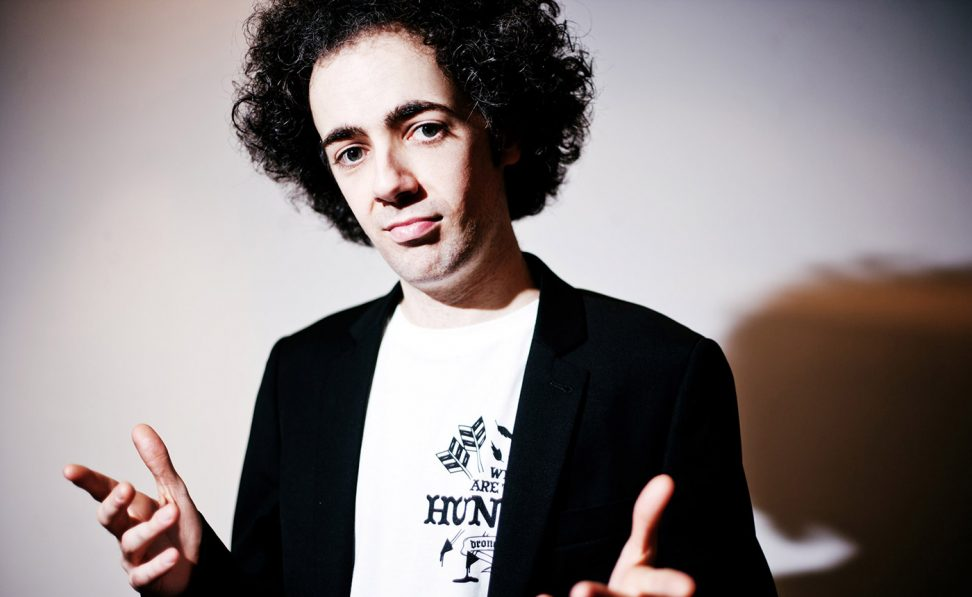
#> input picture 96131125_HW01/Images/Cont1.jpg, 972 x 597 px, found by its file name
$ python problem-2.py
#> lines starting #> are read from the running program, lines starting #| are printed output that depends on the picture
import numpy as np
import cv2 as cv
import matplotlib.pyplot as plt


def gamma_transform(img, c=1.0, gamma=1.0):
    """
    Gamma Transform, this function avoid repetition in calculation
    :param img: input image
    :param c:
    :param gamma:
    :return:
    """
    table = np.array([((i / 255.0) ** gamma) * 255 for i in np.arange(0, 256)])
    table = np.uint8(table)

    # apply gamma correction using the lookup table
    return cv.LUT(img, table)


# path of images
img_path_1 = '.\Images\Cont1.jpg'
img_path_2 = '.\Images\Cont2.png'

# read image form file
img_1 = cv.imread(filename=img_path_1, flags=cv.IMREAD_GRAYSCALE)
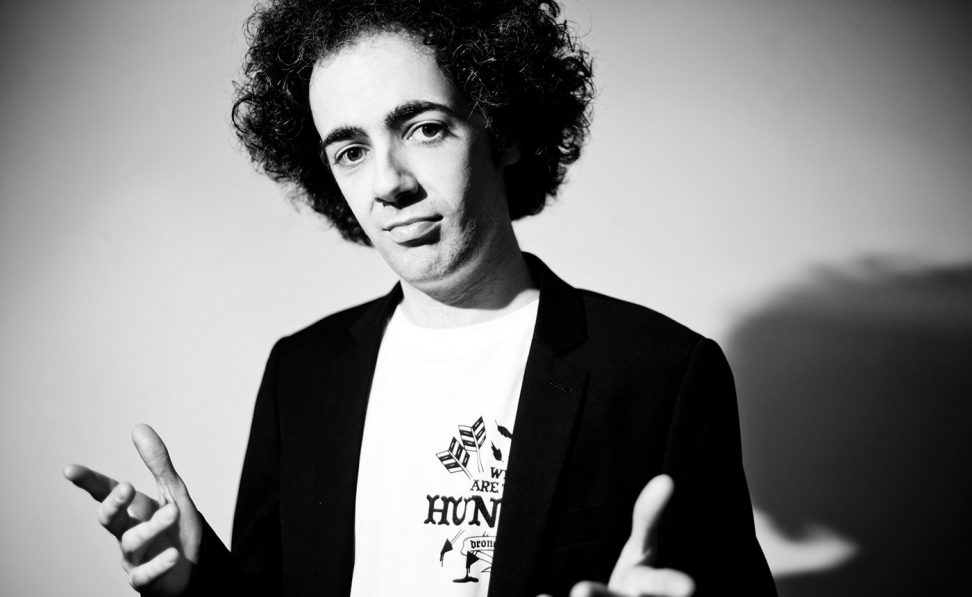
#> img_1: shape (597, 972); min 0, max 255, mean 126.1
img_2 = cv.imread(filename=img_path_2, flags=cv.IMREAD_GRAYSCALE)
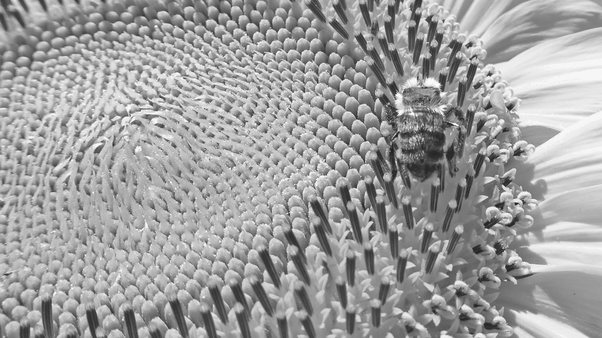
#> input picture 96131125_HW01/Images/Cont2.png, 602 x 338 px, found by its file name
#> img_2 is the input picture: shape (338, 602); min 26, max 255, mean 159.5

# calculate histogram of images
hist_img_1 = cv.calcHist([img_1], [0], None, [256], [0,256])
#> hist_img_1 = 256 values, max 30612 at index 0, min 657 at index 109, mean 2266.7
hist_img_2 = cv.calcHist([img_2], [0], None, [256], [0,256])
#> hist_img_2 = 256 values, max 1874 at index 181, min 0 at index 0, mean 794.8

# plot histograms
fig = plt.figure(figsize=(8,8))
ax = plt.subplot(2,2,1)
plt.imshow(img_1, cmap='gray')
ax = plt.subplot(2,2,2)
plt.plot(hist_img_1)
plt.xlim([0,256])
ax.set_title('Histogram Of Input Cont1.jpg')
ax = plt.subplot(2,2,3)
plt.imshow(img_2, cmap='gray')
ax = plt.subplot(2,2,4)
plt.plot(hist_img_2)
plt.xlim([0,256])
ax.set_title('Histogram Of Input Cont2.jpg')

# enhance first image
#img_1_eq = cv.equalizeHist(img_1)
# gamma transformation
img_1_gamma_trans = gamma_transform(img_1, c=1.0, gamma=0.55)
#> in gamma_transform, `return cv.LUT(img, table)`:
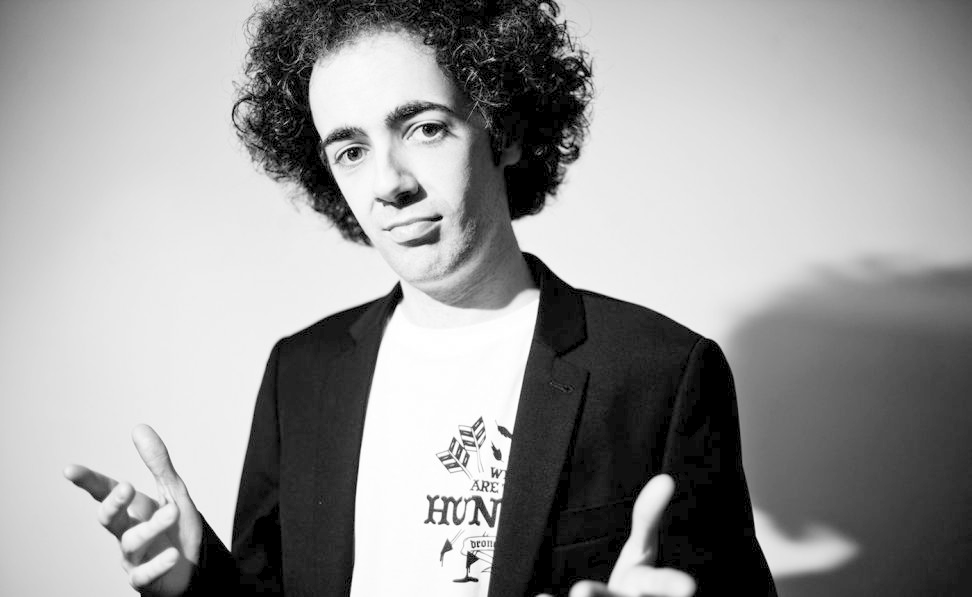
#> returned value: shape (597, 972); min 0, max 255, mean 153.1
# histogram of enhanced image
hist_img_1_eq = cv.calcHist([img_1_gamma_trans], [0], None, [256], [0, 256])
#> hist_img_1_eq = 256 values, max 30612 at index 0, min 0 at index 1, mean 2266.7

fig = plt.figure(figsize=(8,8))
ax = plt.subplot(1,2,1)
plt.imshow(img_1, cmap='gray')
ax.set_title('Input Cont1.jpg')
ax = plt.subplot(1,2,2)
plt.imshow(img_1_gamma_trans, cmap='gray')
ax.set_title('Input Cont1.jpg after enhance by Gamma Transformation(Gamma=0.5)')

# enhance second image
# histogram equalization
#img_2_eq = gamma_transform(img_2, c=1.0, gamma=1.55)
img_2_eq = cv.equalizeHist(img_2)
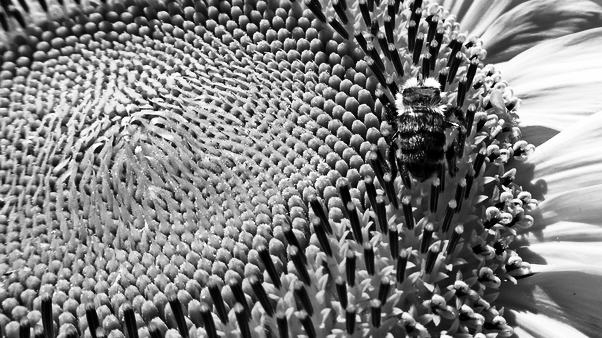
#> img_2_eq: shape (338, 602); min 0, max 255, mean 128.3

# histogram of enhanced image
hist_img_2_eq = cv.calcHist([img_2_eq], [0], None, [256], [0,256])
#> hist_img_2_eq = 256 values, max 1874 at index 164, min 0 at index 42, mean 794.8

fig = plt.figure(figsize=(8,8))
ax = plt.subplot(1,2,1)
plt.imshow(img_2, cmap='gray')
ax.set_title('Input Cont2.jpg')
ax = plt.subplot(1,2,2)
plt.imshow(img_2_eq, cmap='gray')
ax.set_title('Input Cont2.jpg after Histogram Equalization')

# plot histograms of enhanced images
fig = plt.figure(figsize=(8,8))
ax = plt.subplot(2,2,1)
plt.imshow(img_1_gamma_trans, cmap='gray')
ax = plt.subplot(2,2,2)
plt.plot(hist_img_1_eq)
plt.xlim([0,256])
ax.set_title('Histogram Of Input Cont1.jpg after enhance')
ax = plt.subplot(2,2,3)
plt.imshow(img_2_eq, cmap='gray')
ax = plt.subplot(2,2,4)
plt.plot(hist_img_2_eq)
plt.xlim([0,256])
ax.set_title('Histogram Of Input Cont2.jpg after enhance')

plt.show()
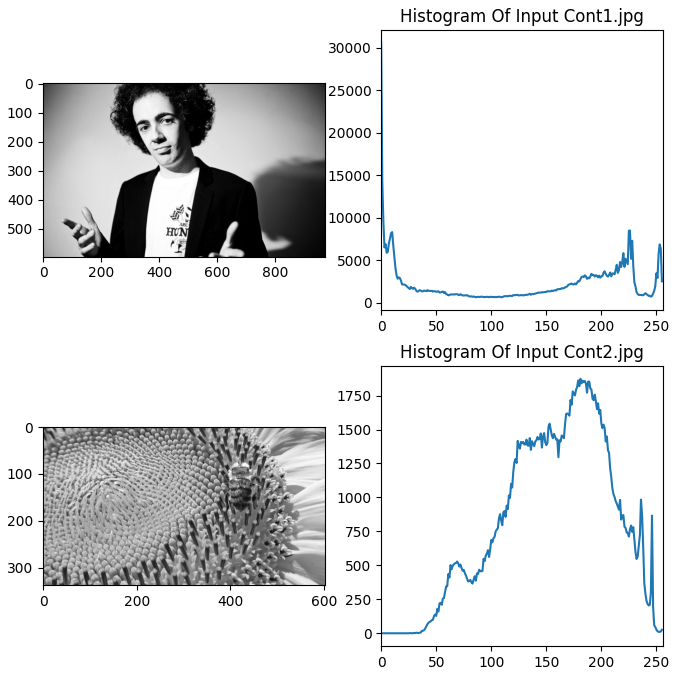
#> figure drawn by matplotlib, 4 panels; panel 2: curve peaks at x = 0, y = 30612; panel 4: curve peaks at x = 181, y = 1874
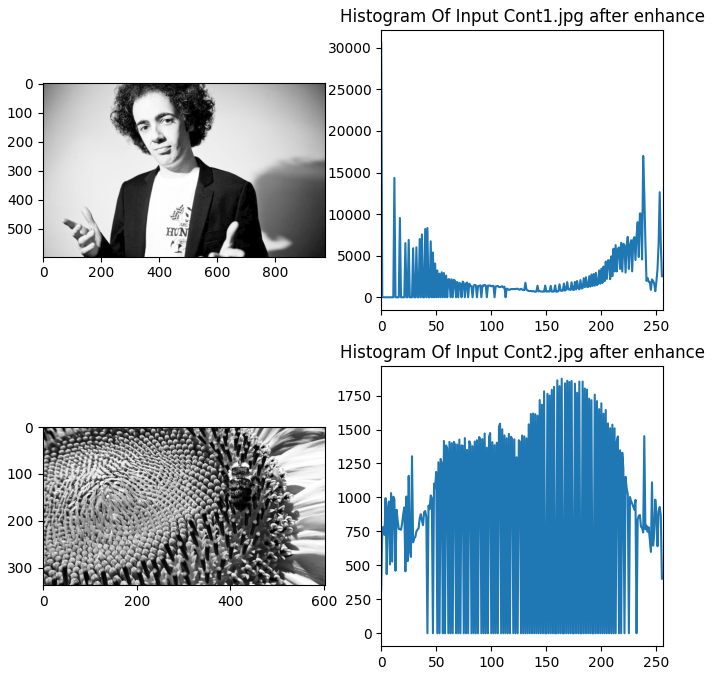
#> figure drawn by matplotlib, 4 panels; panel 2: curve peaks at x = 0, y = 30612; panel 4: curve peaks at x = 164, y = 1874
